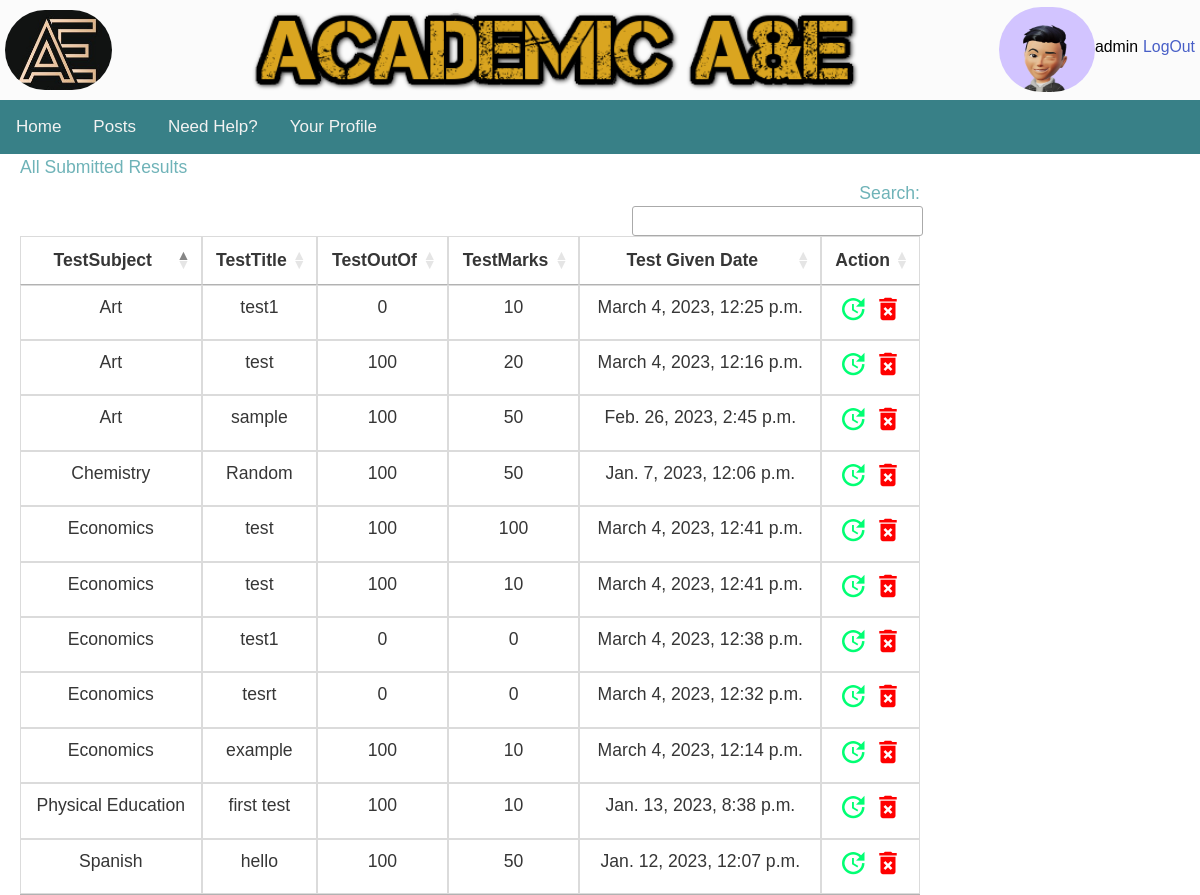
Page /academic/submitted_results/ (signed in) on the earlier database version.
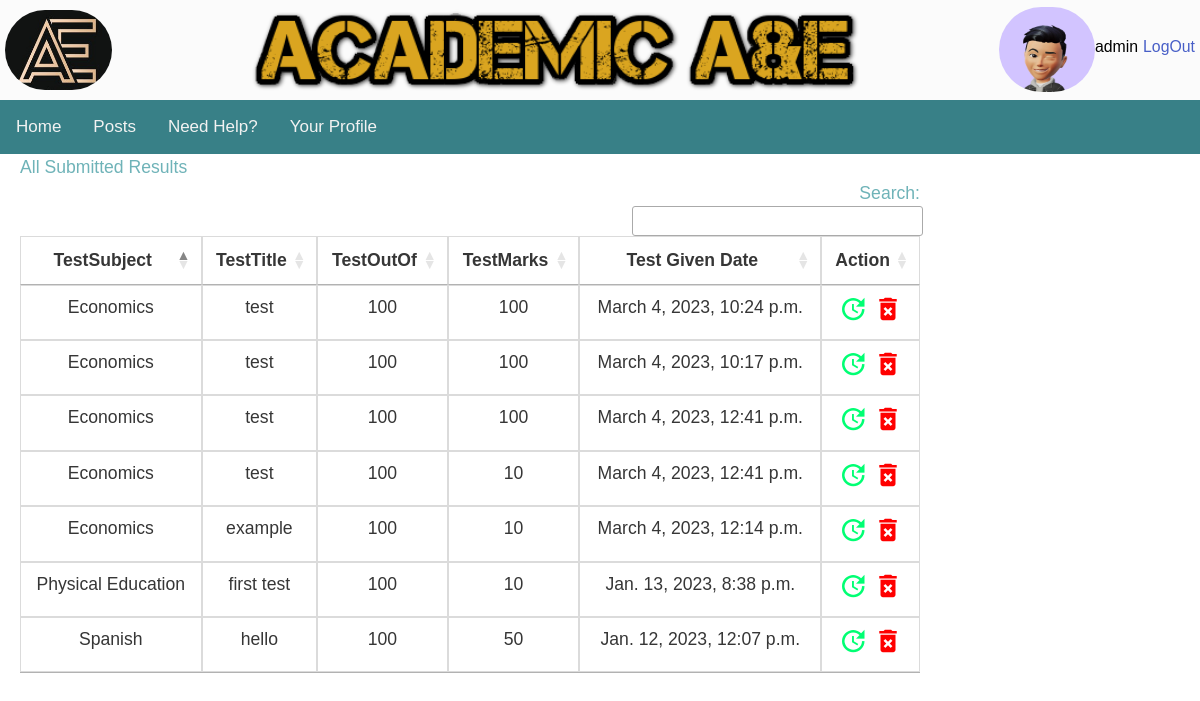
Same page on the later database version.
### user_profiles/models.py (models this page shows, shortened)
class Profile2(models.Model):
    user = models.OneToOneField(User, on_delete=models.CASCADE)
    avatar = models.ImageField(default='default.jpg', upload_to='profile_images')
    firstname = models.CharField(max_length=100)
    lastname = models.CharField(max_length=100)
    year_group = models.CharField(max_length=10, choices=YEAR_CHOICES)
    subject1 = models.ForeignKey(Subjects, blank=True, null=True, on_delete=models.CASCADE,related_name='subject1')
    subject2 = models.ForeignKey(Subjects, blank=True, null=True, on_delete=models.CASCADE,related_name='subject2')
    subject3 = models.ForeignKey(Subjects, blank=True, null=True, on_delete=models.CASCADE,related_name='subject3')
    subject4 = models.ForeignKey(Subjects, blank=True, null=True, on_delete=models.CASCADE,related_name='subject4')

### academic/models.py (models this page shows, shortened)
class Tests(models.Model):
    test_subject =models.ForeignKey(Subjects, blank=True, null=True, on_delete=models.CASCADE)
    test_title = models.CharField(max_length=100)
    test_given_date= models.DateTimeField()
    test_marks = models.DecimalField(decimal_places=0, max_digits=4)
    test_outof =  models.DecimalField(decimal_places=0, max_digits=4)
    submitted = models.DateField(auto_now_add=True)
    username = models.ForeignKey(User, blank=True, null=True, on_delete=models.CASCADE)

class Subjects(models.Model):
    subject_name=models.CharField(max_length=20, choices=SUBJECT_CHOICES,unique=True)
    def __str__(self):
        return str(self.subject_name)

### academic/views.py (the view)
# urls.py: path('submitted_results/', views.submitted_results, name='submitted-request'),
@login_required(login_url=reverse_lazy('login'))
def submitted_results(request):
    user_id=request.user.id
    test_list=Tests.objects.filter(username=user_id).order_by('-id')
    return render(request, 'academic/submitted_results.html', {'test_list': test_list})

### academic/templates/academic/submitted_results.html (shortened to what this page needs)
{% extends "base.html" %}
{% load static %}
{% block content %}
<h1>All Submitted Results</h1>
    <table id="SubmittedTests" class="table is-bordered">
      <thead>
        <tr>
          <th>TestSubject</th>
          <th>TestTitle</th>
          <th>TestOutOf</th>
          <th>TestMarks</th>
          <th>Test Given Date</th>
          <th>Action</th>
      </tr>
      </thead>
    <tbody>
      {%   for result in test_list %}
      <tr>
        <td>{{ result.test_subject }}</td>
        <td>{{ result.test_title }}</td>
        <td>{{ result.test_outof }}</td>
        <td>{{ result.test_marks }}</td>
        <td>{{ result.test_given_date }}</td>
        <td>
          <a href='/academic/update_test/{{result.id}}'><i class="material-icons" style="font-size:30px;color:rgb(0, 255, 115)">update</i> </a>
          <a href='/academic/delete_test/{{result.id}}'> <i class="material-icons" style="font-size:30px;color:red">delete_forever</i></a>
        </td>
      </tr>
    {% endfor %}
    </tbody>
     </table>
{% endblock content %}

### nea_site/templates/base.html (shortened to what this page needs)
{% load static %}
<!DOCTYPE html>
<html>
<head>
<link href ="{% static 'main.css' %}" rel ="stylesheet" type = "text/css">
<link rel="stylesheet" type="text/css" href="{% static 'cal/css/styles.css' %}">
<link rel="stylesheet" type="text/css" href="https://cdn.datatables.net/1.13.1/css/jquery.dataTables.min.css">
<link rel="stylesheet" href="https://cdnjs.cloudflare.com/ajax/libs/Chart.js/2.8.0/Chart.min.css" />
<link rel="stylesheet" href="https://cdn.jsdelivr.net/npm/bulma@0.9.3/css/bulma.min.css">
</head>
<body>
<div class ="wrapper">
    <div class="header">
        <div class="header-logo"><img class="header-logo-image" src="{% static 'logo.jpg' %}" alt=""/></div>
        <div class="header-top-banner"><img class="top-banner-image" src="{% static 'top_banner.png' %}" width="700" height="150" title="I'm the top banner" alt=""/></div>
        <div class="user-login-status">
            {% if user.is_authenticated %}
            <img class="user-profile-image" src="{{ user.profile2.avatar.url }} "/>
            <div class="user-name">  <h1>{{ user.username }} </h1></div>
            <div class="user-logout-url"><a href="{% url 'logout' %}?next=/">LogOut</a></div>
            {% endif %}
        </div>
    </div>
    <div id="topnavbar">
        <a class="nav-link" href="{% url 'homepage' %}">Home</a>
        <a class="nav-link" href="{% url 'posts:mainscreen' %} ">Posts</a>
        <a class="nav-link" href="/need_help">Need Help?</a>
        <a class="nav-link" href="/user_profiles/profile/">Your Profile</a>
    </div>
    <div id="main">
        {% block content %}
        {% endblock content %}
    </div>
</div>
</body>
</html>

### nea_site/static/main.css (style rules this page uses)
.wrapper { background-color: currentColor; font-family: 'Avenir', Helvetica, sans-serif; font-size: 1.1em; text-align: justify; color: #fbfbfb; margin-top: 0px; margin-left: auto; margin-right: auto; width: auto; }
.header { display:flex }
.header-logo { display:flex; height: 100px; vertical-align: top; margin-left: 5px; }
.header-logo-image { width: 120px; height: 80px; border-radius: 130px; margin-top: 10px; }
.user-profile-image { width: 120px; height: 85px; border-radius: 150px; vertical-align: top; margin-top: 7px; }
.header-top-banner { display: flex; width: auto; height: 100px; vertical-align: top; align-content: center; margin-right: 130px; margin-left: 130px; }
.top-banner-image { height: 100px; }
.user-login-status { color: #353942; display: flex; width: auto; }
.user-name { display: flex; text-align: center; font-size: 0.9em; margin-top: 5px; margin-right: 5px; padding-top: 30px; padding-bottom: 10px; clear: both; color: black; }
.user-logout-url { display: flex; text-align: center; font-size: 0.9em; margin-top: 5px; margin-right: 5px; padding-top: 30px; padding-bottom: 10px; clear: both; color: black; }
#topnavbar { background-color: #388087; overflow: hidden; }
#topnavbar a { float: left; color: #f2f2f2; text-align: center; padding: 14px 16px; text-decoration: none; font-size: 17px; }
#main { width: 100%; float: left; margin-left: 20px; margin-right: 10px; padding-right: 10px; color: #6FB3B8; }

Differences in the rows shown:
removed Tests: test_subject "Economics", test_title "test1", test_outof "0", test_marks "0", test_given_date "March 4, 2023, 12:38 p.m."
removed Tests: test_subject "Economics", test_title "tesrt", test_outof "0", test_marks "0", test_given_date "March 4, 2023, 12:32 p.m."
removed Tests: test_subject "Art", test_title "test1", test_outof "0", test_marks "10", test_given_date "March 4, 2023, 12:25 p.m."
removed Tests: test_subject "Art", test_title "test", test_outof "100", test_marks "20", test_given_date "March 4, 2023, 12:16 p.m."
removed Tests: test_subject "Art", test_title "sample", test_outof "100", test_marks "50", test_given_date "Feb. 26, 2023, 2:45 p.m."
removed Tests: test_subject "Chemistry", test_title "Random", test_outof "100", test_marks "50", test_given_date "Jan. 7, 2023, 12:06 p.m."
added Tests: test_subject "Economics", test_title "test", test_outof "100", test_marks "100", test_given_date "March 4, 2023, 10:24 p.m."
added Tests: test_subject "Economics", test_title "test", test_outof "100", test_marks "100", test_given_date "March 4, 2023, 10:17 p.m."
